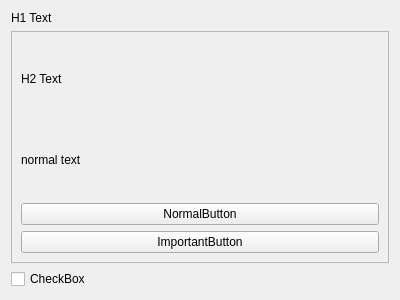
<?xml version="1.0" encoding="UTF-8"?>
<ui version="4.0">
 <class>demo</class>
 <widget class="QWidget" name="demo">
  <property name="geometry">
   <rect>
    <x>0</x>
    <y>0</y>
    <width>400</width>
    <height>300</height>
   </rect>
  </property>
  <property name="windowTitle">
   <string>Form</string>
  </property>
  <layout class="QVBoxLayout" name="verticalLayout">
   <item>
    <widget class="QLabel" name="label">
     <property name="sizePolicy">
      <sizepolicy hsizetype="Fixed" vsizetype="Fixed">
       <horstretch>0</horstretch>
       <verstretch>0</verstretch>
      </sizepolicy>
     </property>
     <property name="text">
      <string>H1 Text</string>
     </property>
     <property name="tag" stdset="0">
      <string>H1</string>
     </property>
    </widget>
   </item>
   <item>
    <widget class="QFrame" name="frame">
     <property name="frameShape">
      <enum>QFrame::Shape::StyledPanel</enum>
     </property>
     <property name="frameShadow">
      <enum>QFrame::Shadow::Raised</enum>
     </property>
     <property name="depth" stdset="0">
      <string>0</string>
     </property>
     <layout class="QVBoxLayout" name="verticalLayout_2">
      <item>
       <widget class="QLabel" name="label_2">
        <property name="text">
         <string>H2 Text</string>
        </property>
        <property name="tag" stdset="0">
         <string>H2</string>
        </property>
       </widget>
      </item>
      <item>
       <widget class="QLabel" name="label_3">
        <property name="text">
         <string>normal text</string>
        </property>
       </widget>
      </item>
      <item>
       <widget class="QPushButton" name="pushButton_2">
        <property name="text">
         <string>NormalButton</string>
        </property>
       </widget>
      </item>
      <item>
       <widget class="QPushButton" name="pushButton">
        <property name="text">
         <string>ImportantButton</string>
        </property>
        <property name="status" stdset="0">
         <string>important</string>
        </property>
       </widget>
      </item>
     </layout>
    </widget>
   </item>
   <item>
    <widget class="QCheckBox" name="checkBox">
     <property name="text">
      <string>CheckBox</string>
     </property>
    </widget>
   </item>
  </layout>
 </widget>
 <resources/>
 <connections/>
</ui>
